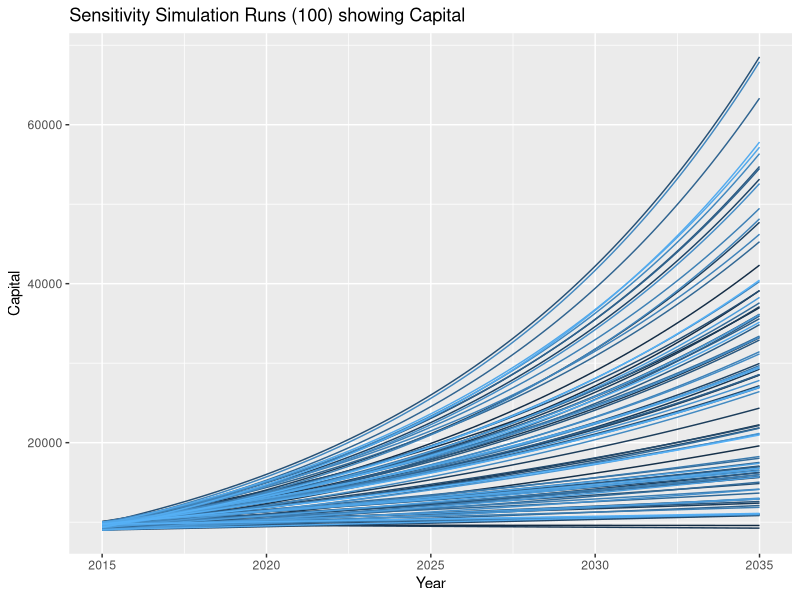
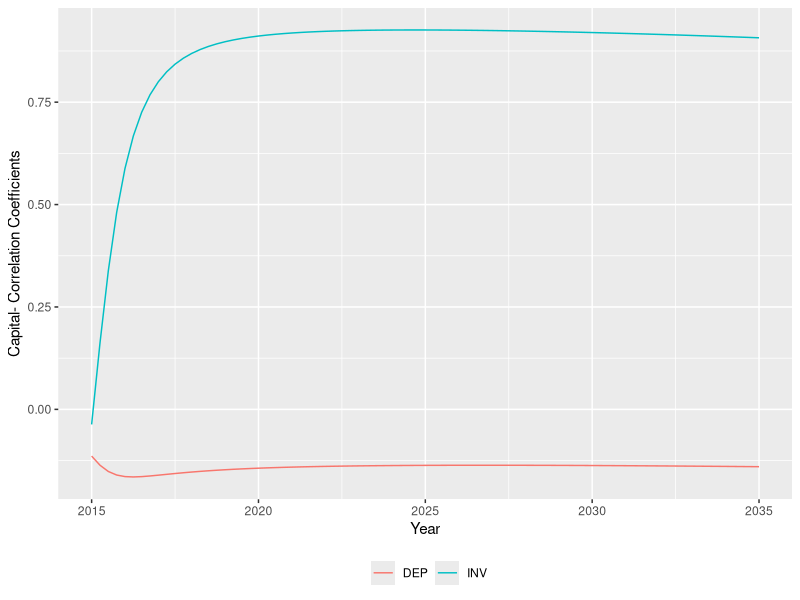

Generate these figures, in order, with R:
library(deSolve)  
library(ggplot2) 
library(scales)

START<-2015; FINISH<-2035; STEP<-0.25; 

simtime <- seq(START, FINISH, by=STEP)

INV_FRACT_MIN <-0.03; INV_FRACT_MAX <-0.12
DEP_FRACT_MIN <-0.01; DEP_FRACT_MAX <-0.04
INIT_CAP_MIN  <-9000; INIT_CAP_MAX  <-10100

NRUNS<-100

sensRun<-function(run){
  model <- function(time, stocks, auxs)
  {
      with(as.list(c(stocks, auxs)),{  

      fInvestment <- sCapital * aInvestmentFraction
      fDepreciation <- sCapital * aDepreciationFraction
  
      dC_dt  <- fInvestment - fDepreciation
    
      return (list(c(dC_dt),
                   Investment=fInvestment,
                   Depreciation=fDepreciation,
                   InvFraction=aInvestmentFraction,
                   DepFraction=aDepreciationFraction))   
    })
  }
  stocks  <- c(sCapital=runif(1,INIT_CAP_MIN,INIT_CAP_MAX))

  # create the vector of auxiliaries
  auxs    <- c(aInvestmentFraction=
                  runif(1, INV_FRACT_MIN, 
                             INV_FRACT_MAX), 
               aDepreciationFraction=
                  runif(1,DEP_FRACT_MIN, 
                            DEP_FRACT_MAX))

  o<-data.frame(ode(y=stocks, simtime, func = model, 
                    parms=auxs, method="euler"))
  o$run<-run
  return (o)
}

# plot the results
o1<-sensRun(1)
for(n in 2:NRUNS)
{
  o1<-rbind(o1,sensRun(n))
}


p1<-ggplot(o1,aes(x=time,y=sCapital,color=run,group=run)) + geom_line() + 
  ylab("Capital") +
  xlab("Year")  + guides(color=FALSE) +
  ggtitle("Sensitivity Simulation Runs (100) showing Capital")

runs<-split(o1,o1$time)




corInv<-sapply(runs,function(l){cor(l$sCapital, l$InvFraction )})
corDep<-sapply(runs,function(l){cor(l$sCapital, l$DepFraction )})



p2<-ggplot()+
  geom_line(aes(simtime,corInv,color="INV"))+
  geom_line(aes(simtime,corDep,color="DEP"))+
  scale_y_continuous(labels = comma)+
  ylab("Capital- Correlation Coefficients")+
  xlab("Year") +
  labs(color="")+
  theme(legend.position="bottom")
